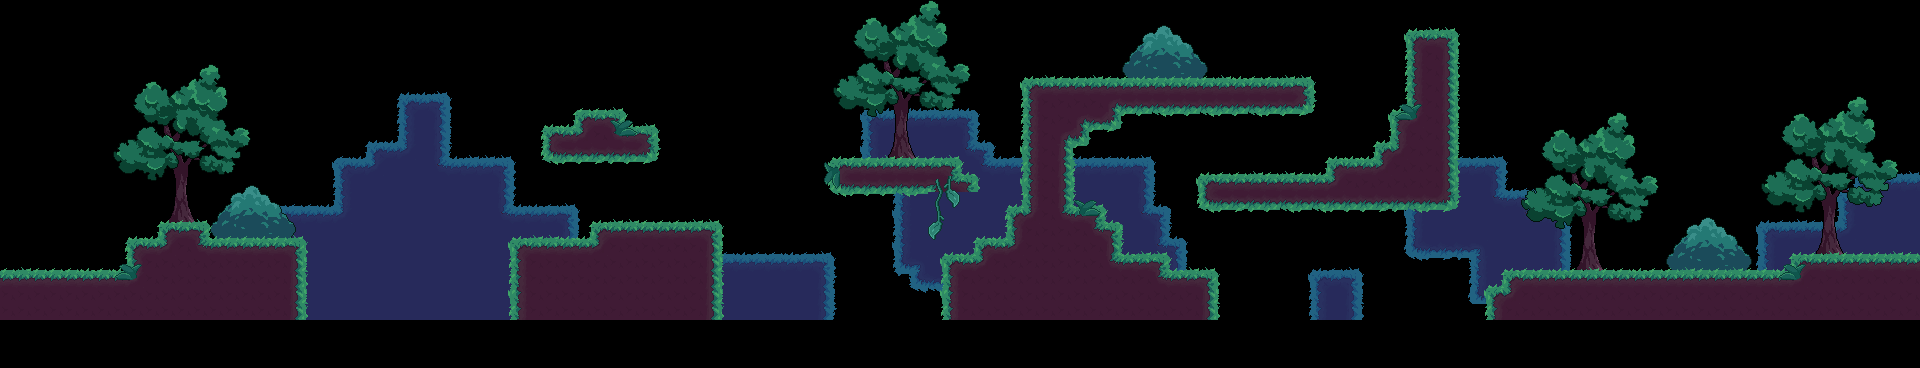

Tiled map render using the project's own tile images. Description and the map definition, with tile-layer contents summarised, below:
An orthogonal 120x23 tile map with 16x16 px tiles, 5 tile layers (decor_bg_loin, decor_bg, ground, decor, ...), 4 tilesets and 32 objects (5x StaticCloud, 5x Platform, 3x Checkpoint, 3x Tornado, Spawn, ...).

<map version="1.5" tiledversion="1.7.2" orientation="orthogonal" renderorder="right-down" width="120" height="23" tilewidth="16" tileheight="16" infinite="0" nextlayerid="16" nextobjectid="105">
 <editorsettings>
  <export target="level_02.json" format="json" />
 </editorsettings>
 <tileset firstgid="1" name="tileset" tilewidth="16" tileheight="16" tilecount="600" columns="30">
  <image source="../assets/tileset.png" trans="ff00ff" width="480" height="320" />
 </tileset>
 <tileset firstgid="601" name="bg_test" tilewidth="480" tileheight="320" tilecount="1" columns="0">
  <grid orientation="orthogonal" width="1" height="1" />
  <tile id="0">
   <image width="480" height="320" source="../assets/bg_test.png" />
  </tile>
 </tileset>
 <tileset firstgid="602" name="bg_test_2" tilewidth="480" tileheight="320" tilecount="1" columns="0">
  <grid orientation="orthogonal" width="1" height="1" />
  <tile id="0">
   <image width="480" height="320" source="../assets/bg_test_2.png" />
  </tile>
 </tileset>
 <tileset firstgid="603" name="bg_test_3" tilewidth="480" tileheight="320" tilecount="1" columns="0">
  <grid orientation="orthogonal" width="1" height="1" />
  <tile id="0">
   <image width="480" height="320" source="../assets/bg_test_3.png" />
  </tile>
 </tileset>
 <objectgroup id="14" name="bg" visible="0">
  <object id="68" gid="601" x="-3.66667" y="403.333" width="530.667" height="357.333" />
  <object id="69" gid="602" x="5" y="379" width="480" height="320" />
  <object id="70" gid="603" x="2" y="432" width="480" height="320" />
 </objectgroup>
 <layer id="13" name="decor_bg_loin" width="120" height="23">
  <data>[2760 cells, 598 non-empty, 26 distinct tile ids]</data>
 </layer>
 <layer id="10" name="decor_bg" width="120" height="23">
  <data>[2760 cells, 341 non-empty, 104 distinct tile ids]</data>
 </layer>
 <layer id="1" name="ground" width="120" height="23">
  <data>[2760 cells, 490 non-empty, 13 distinct tile ids]</data>
 </layer>
 <layer id="2" name="decor" width="120" height="23">
  <data>[2760 cells, 237 non-empty, 19 distinct tile ids]</data>
 </layer>
 <layer id="12" name="decor_fg" width="120" height="23">
  <data>[2760 cells, 24 non-empty, 4 distinct tile ids]</data>
 </layer>
 <objectgroup id="3" name="player_points">
  <object id="15" name="Spawn" x="52.53" y="264">
   <point />
  </object>
  <object id="2" name="End" x="1884.67" y="268.667">
   <properties>
    <property name="NextScene" value="Level03" />
   </properties>
   <point />
  </object>
 </objectgroup>
 <objectgroup id="15" name="birds_points">
  <object id="93" x="1588.67" y="255">
   <properties>
    <property name="name" value="bird_red" />
    <property name="xfaceLeft" type="bool" value="false" />
   </properties>
   <point />
  </object>
  <object id="94" x="1609.33" y="255.667">
   <properties>
    <property name="name" value="bird_purple" />
    <property name="xfaceLeft" type="bool" value="true" />
   </properties>
   <point />
  </object>
  <object id="95" x="1624" y="255.667">
   <properties>
    <property name="name" value="bird_orange" />
    <property name="xfaceLeft" type="bool" value="false" />
   </properties>
   <point />
  </object>
  <object id="96" x="1777.33" y="255">
   <properties>
    <property name="name" value="bird_red" />
    <property name="xfaceLeft" type="bool" value="false" />
   </properties>
   <point />
  </object>
  <object id="97" x="1741" y="255">
   <properties>
    <property name="name" value="bird_purple" />
    <property name="xfaceLeft" type="bool" value="true" />
   </properties>
   <point />
  </object>
  <object id="98" x="1722.33" y="255.333">
   <properties>
    <property name="name" value="bird_orange" />
    <property name="xfaceLeft" type="bool" value="false" />
   </properties>
   <point />
  </object>
  <object id="102" x="1207" y="64">
   <properties>
    <property name="name" value="bird_orange" />
    <property name="xfaceLeft" type="bool" value="true" />
   </properties>
   <point />
  </object>
  <object id="103" x="543.333" y="223">
   <properties>
    <property name="name" value="bird_red" />
    <property name="xfaceLeft" type="bool" value="false" />
   </properties>
   <point />
  </object>
  <object id="104" x="561.333" y="222.667">
   <properties>
    <property name="name" value="bird_purple" />
    <property name="xfaceLeft" type="bool" value="true" />
   </properties>
   <point />
  </object>
 </objectgroup>
 <objectgroup id="9" name="dialogs_points">
  <properties>
   <property name="Number" type="int" value="0" />
  </properties>
  <object id="91" name="Dialog" x="1525" y="267">
   <properties>
    <property name="Number" type="int" value="5" />
   </properties>
   <point />
  </object>
 </objectgroup>
 <objectgroup id="5" name="checkpoints">
  <object id="71" name="Checkpoint" x="184.667" y="219">
   <point />
  </object>
  <object id="76" name="Checkpoint" x="1048.83" y="75.3333">
   <point />
  </object>
  <object id="90" name="Checkpoint" x="1497" y="283">
   <point />
  </object>
 </objectgroup>
 <objectgroup id="4" name="ennemies_points">
  <object id="25" name="Spawn" type="Tornado" x="861" y="156">
   <properties>
    <property name="maxX" type="int" value="945" />
    <property name="minX" type="int" value="850" />
   </properties>
   <point />
  </object>
  <object id="72" name="Spawn" type="Tornado" x="654" y="219.667">
   <properties>
    <property name="maxX" type="int" value="705" />
    <property name="minX" type="int" value="610" />
   </properties>
   <point />
  </object>
  <object id="82" name="Spawn" type="StaticCloud" x="1145.17" y="11.6667">
   <point />
  </object>
  <object id="83" name="Spawn" type="StaticCloud" x="1261" y="11">
   <point />
  </object>
  <object id="85" name="Spawn" type="StaticCloud" x="1303.17" y="227.333">
   <point />
  </object>
  <object id="86" name="Spawn" type="StaticCloud" x="1369.67" y="227">
   <point />
  </object>
  <object id="87" name="Spawn" type="StaticCloud" x="1436.83" y="226.5">
   <point />
  </object>
  <object id="88" name="Spawn" type="Tornado" x="1267.25" y="174.25">
   <properties>
    <property name="maxX" type="int" value="1315" />
    <property name="minX" type="int" value="1215" />
   </properties>
   <point />
  </object>
  <object id="89" name="Spawn" type="Protected" x="1691.5" y="257.5">
   <properties>
    <property name="maxX" type="int" value="1770" />
    <property name="minX" type="int" value="1520" />
   </properties>
   <point />
  </object>
 </objectgroup>
 <objectgroup id="6" name="moving_platforms">
  <object id="78" name="Platform" x="340" y="240">
   <properties>
    <property name="dir" value="right" />
    <property name="maxX" type="float" value="480" />
    <property name="minX" type="float" value="340" />
   </properties>
   <point />
  </object>
  <object id="79" name="Platform" x="759.333" y="246.667">
   <properties>
    <property name="dir" value="right" />
    <property name="maxX" type="float" value="910" />
    <property name="minX" type="float" value="740" />
   </properties>
   <point />
  </object>
  <object id="80" name="Platform" x="799" y="169.667">
   <properties>
    <property name="dir" value="left" />
    <property name="maxX" type="float" value="810" />
    <property name="minX" type="float" value="690" />
   </properties>
   <point />
  </object>
  <object id="81" name="Platform" x="682.333" y="84.3333">
   <properties>
    <property name="dir" value="right" />
    <property name="maxX" type="float" value="980" />
    <property name="minX" type="float" value="650" />
   </properties>
   <point />
  </object>
  <object id="84" name="Platform" x="1255.5" y="311.5">
   <properties>
    <property name="dir" value="right" />
    <property name="maxX" type="float" value="1450" />
    <property name="minX" type="float" value="1250" />
   </properties>
   <point />
  </object>
 </objectgroup>
 <objectgroup id="7" name="plants_points" />
 <objectgroup id="8" name="fire_points" />
</map>
